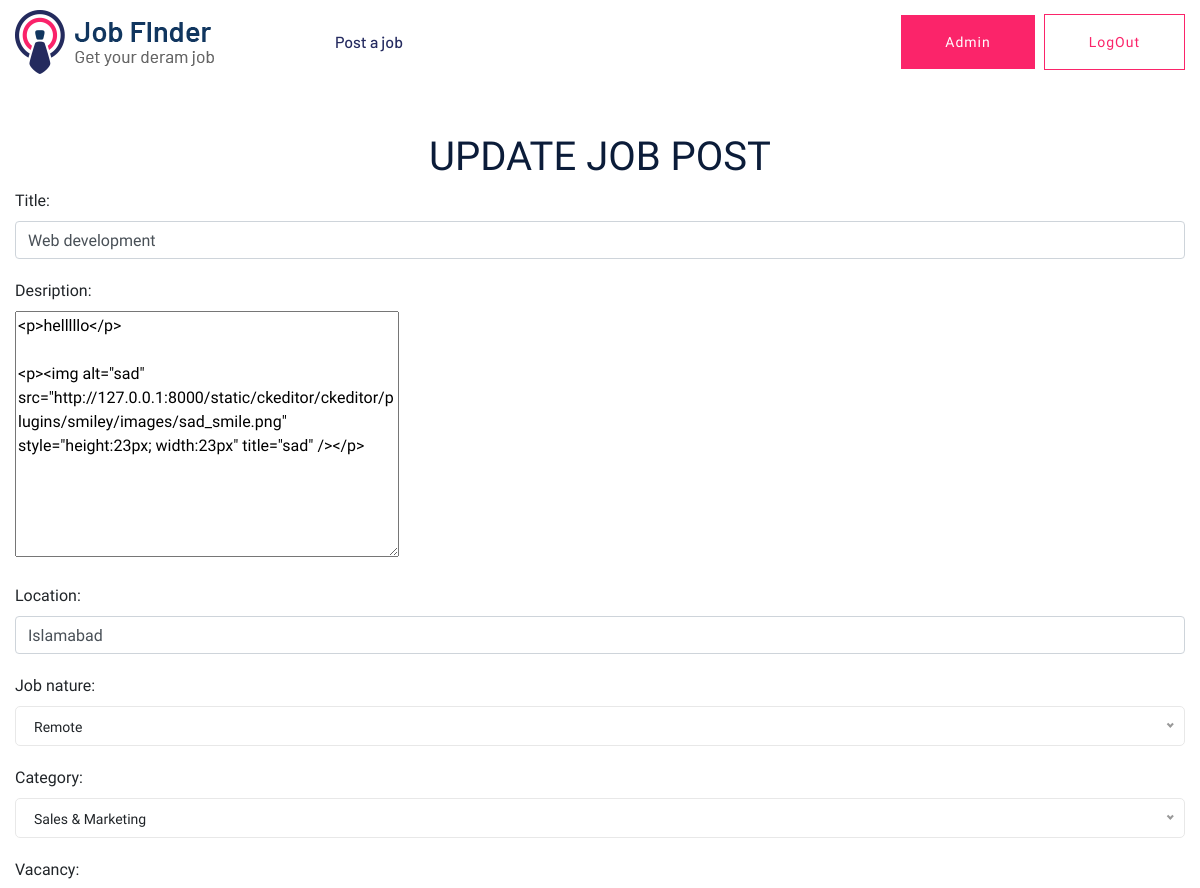
/job_post_update/1 (signed in, upper part), run on an earlier commit of the app's database.
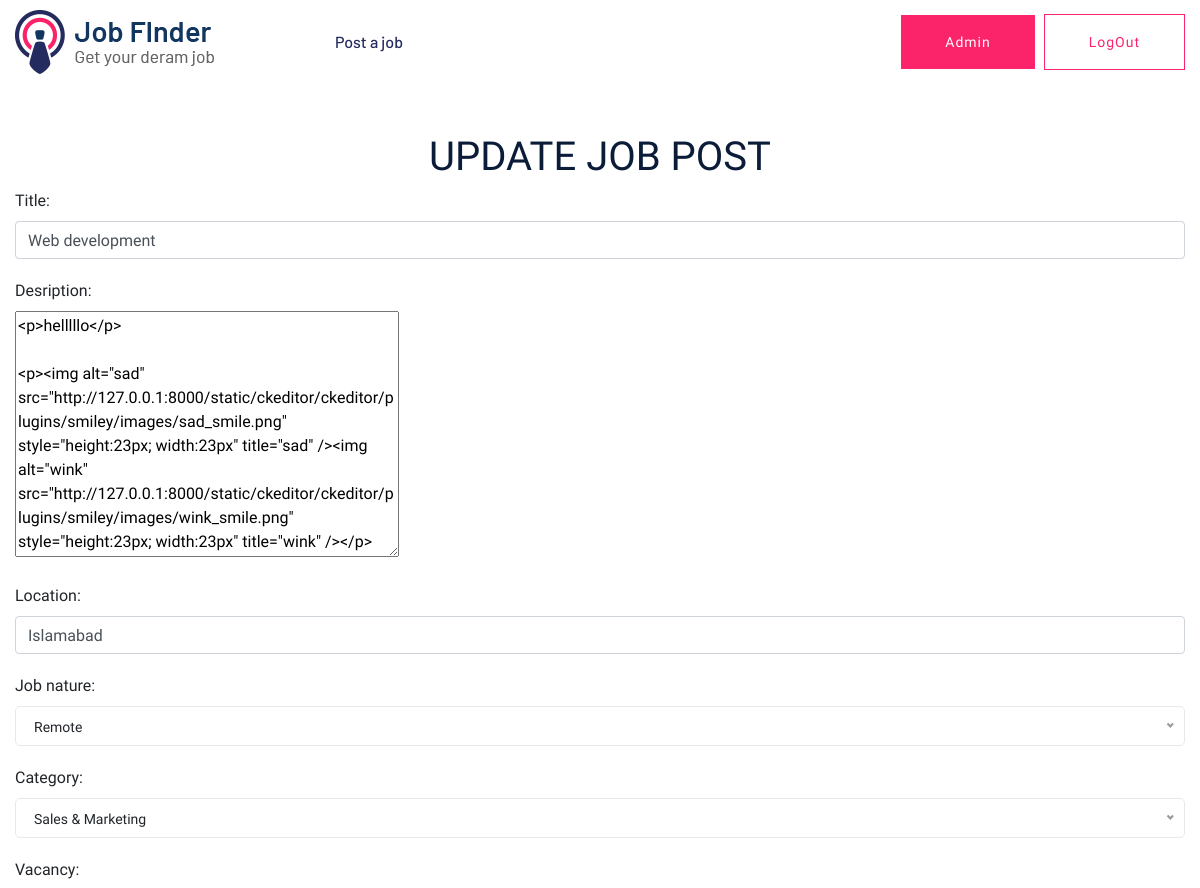
And on a later commit of the database.
### main/models.py (models this page shows, shortened)
class jobPostData(models.Model):
    CATEGORY_CHOICES = (
    ("Design & Creative", "Design & Creative"),
    ("Design & Development", "Design & Development"),
    ("Sales & Marketing", "Sales & Marketing"),
    ("Mobile Application", "Mobile Application"),
    ("Construction", "Construction"),
    ("Information Technology", "Information Technology"),
    ("Real Estate", "Real Estate"),
    ("Content Writer", "Content Writer"),
    )
    JOB_CHOICES =(
        ("Part Time","Part Time"),
        ("Full Time","Full Time"),
        ("Remote","Remote"),
        ("On site","On site"),
    )
    title = models.CharField(max_length=70,default='')
    desription = RichTextField(null=True,blank=True)
    author = models.CharField(max_length=50)
    location = models.CharField(max_length=100,default='')
    job_nature = models.CharField(max_length=30,choices=JOB_CHOICES,default='No choice')
    category = models.CharField(max_length=50,choices=CATEGORY_CHOICES,default='No category')
    posted_date = models.DateTimeField(auto_now_add=True)
    vacancy = models.IntegerField(default=1)
    salary = models.CharField(max_length=30,default='')
    application_deadline = models.DateTimeField(default=datetime.datetime.now())
    user_job_post = models.ForeignKey(User,on_delete=models.CASCADE)

### main/views.py (the view)
# urls.py: path('job_post_update/<int:id>',views.jobPostUpdate,name='jobPostUpdate'),
def jobPostUpdate(request,id):
    if request.user.is_authenticated:
        post=jobPostData.objects.get(pk=id)
        if request.method=="POST":
            fm=PostForm(request.POST,instance=post)
            if fm.is_valid():
                fm.save()
        else:
            fm = PostForm(instance=post)
        template_name = 'main/updatePost.html'
        context ={
            'form':fm
        }
        return render(request,template_name,context)
    else:
        return HttpResponseRedirect('/logIn')

### main/forms.py
class PostForm(forms.ModelForm):
    class Meta:
        model=jobPostData
        fields = ('title','desription','location','job_nature','category','vacancy','salary','application_deadline')
        widgets={
            'title':forms.TextInput(attrs={
                'class':'form-control',
                'placeholder':'Title',
            }),
            'location':forms.TextInput(attrs={
                'class':'form-control',
                'placeholder':'Location',
            }),
            'vacancy':forms.TextInput(attrs={
                'class':'form-control',
                'placeholder':'Vacanies',
            }),
            'salary':forms.TextInput(attrs={
                'class':'form-control',
                'placeholder':'Expected Salary',
            }),
            'category':forms.Select(attrs={
                'class':'form-select',
            }),
            'job_nature':forms.Select(attrs={
                'class':'form-select',
            }),
        }

### main/templates/main/updatePost.html (shortened to what this page needs)
{% extends 'main/layout.html' %} {% load static %}
{% block body %}
<section class="container my-5">
    <h1 class="text-center text-uppercase">Update job post</h1>
    <form action="" method="POST" novalidate>
        <div class="row gtr-uniform">
           {% for field in form %}
          <div class="col-12 col-12-xsmall mb-20">
            {{field.label_tag}} <br>
            {{field}}
          </div>
          {% endfor %}
        </div>
      </form>
</section>
{% endblock body %}

What changed in the data, as far as the page shows it:
changed jobPostData "Web development": desription "…src=\"http://127.0.0.1:8000/static/ckeditor/ckeditor/plugins/smiley/images/sad_smile.png\" style=\"height:23px; width:23px\" title=\"sad\" /></p>" → "…src=\"http://127.0.0.1:8000/static/ckeditor/ckeditor/plugins/smiley/images/sad_smile.png\" style=\"height:23px; width:23px\" title=\"sad\" /><img alt=\"wink\" src=\"http://127.0.0.1:8000/static/ckeditor/ckeditor/plugins/smiley/images/wink_smile.png\" style=\"height:23px; width:23px\" title=\"wink\" /></p>"
